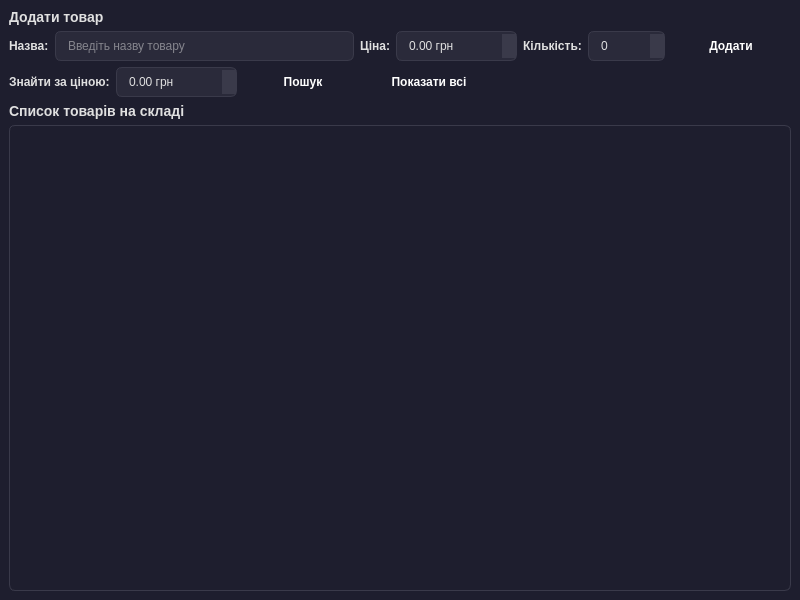
<?xml version="1.0" encoding="UTF-8"?>
<ui version="4.0">
 <class>InventoryWindow</class>
 <widget class="QMainWindow" name="InventoryWindow">
  <property name="geometry">
   <rect>
    <x>0</x>
    <y>0</y>
    <width>800</width>
    <height>600</height>
   </rect>
  </property>
  <property name="windowTitle">
   <string>Система керування складом</string>
  </property>
  <property name="styleSheet">
   <string notr="true">QMainWindow {
    background-color: #1E1E2E;
    color: #E0E0E0;
    font-family: &quot;Segoe UI&quot;, sans-serif;
    font-size: 11pt;
}

QWidget#centralwidget {
    background-color: #1E1E2E;
    border-radius: 10px;
}

QLabel {
    color: #E0E0E0;
    font-weight: bold;
}

QLineEdit, QSpinBox, QDoubleSpinBox {
    background-color: #2A2A3A;
    color: #E0E0E0;
    border: 1px solid #3A3A4A;
    border-radius: 6px;
    padding: 6px 10px;
    selection-background-color: #5A5A6A;
}
QLineEdit:focus, QSpinBox:focus, QDoubleSpinBox:focus {
    border: 1px solid #6A6A7A;
    background-color: #323242;
}

QPushButton {
    background: qlineargradient(x1:0, y1:0, x2:1, y2:1,
                                stop:0 #FF6B9D, stop:0.5 #C06C84, stop:1 #6C5B7B);
    color: #FFFFFF;
    border: none;
    border-radius: 8px;
    padding: 8px 20px;
    font-weight: bold;
    min-width: 80px;
}
QPushButton:hover {
    background: qlineargradient(x1:0, y1:0, x2:1, y2:1,
                                stop:0 #FF85AD, stop:0.5 #D07C94, stop:1 #7C6B8B);
}
QPushButton:pressed {
    background: qlineargradient(x1:0, y1:0, x2:1, y2:1,
                                stop:0 #E5517D, stop:0.5 #A05C74, stop:1 #5C4B6B);
}

QTableWidget {
    background-color: #1E1E2E;
    color: #D0D0D0;
    border: 1px solid #3A3A4A;
    gridline-color: #3A3A4A;
    selection-background-color: #4A4A5A;
    selection-color: #FFFFFF;
    border-radius: 6px;
}

QHeaderView::section {
    background-color: #2A2A3A;
    color: #C0C0C0;
    font-weight: bold;
    border: 1px solid #3A3A4A;
    padding: 6px;
    text-align: center;
}
QHeaderView::section:hover {
    background-color: #323242;
}

QScrollBar:vertical {
    background-color: #2A2A3A;
    width: 12px;
    margin: 0px;
    border-radius: 6px;
}
QScrollBar::handle:vertical {
    background-color: #4A4A5A;
    min-height: 20px;
    border-radius: 6px;
}
QScrollBar::handle:vertical:hover {
    background-color: #5A5A6A;
}
QScrollBar::add-line:vertical, QScrollBar::sub-line:vertical {
    height: 0px;
}
QScrollBar:horizontal {
    background-color: #2A2A3A;
    height: 12px;
    border-radius: 6px;
}
QScrollBar::handle:horizontal {
    background-color: #4A4A5A;
    min-width: 20px;
    border-radius: 6px;
}
QScrollBar::handle:horizontal:hover {
    background-color: #5A5A6A;
}
QScrollBar::add-line:horizontal, QScrollBar::sub-line:horizontal {
    width: 0px;
}

QSpinBox::up-button, QDoubleSpinBox::up-button,
QSpinBox::down-button, QDoubleSpinBox::down-button {
    background-color: #3A3A4A;
    border: none;
}
QSpinBox::up-button:hover, QDoubleSpinBox::up-button:hover,
QSpinBox::down-button:hover, QDoubleSpinBox::down-button:hover {
    background-color: #4A4A5A;
}</string>
  </property>
  <widget class="QWidget" name="centralwidget">
   <layout class="QVBoxLayout" name="verticalLayout">
    <item>
     <widget class="QLabel" name="addLabel">
      <property name="text">
       <string>&lt;h3&gt;Додати товар&lt;/h3&gt;</string>
      </property>
     </widget>
    </item>
    <item>
     <layout class="QHBoxLayout" name="inputLayout">
      <item>
       <widget class="QLabel" name="nameLabel">
        <property name="text">
         <string>Назва:</string>
        </property>
       </widget>
      </item>
      <item>
       <widget class="QLineEdit" name="nameLineEdit">
        <property name="placeholderText">
         <string>Введіть назву товару</string>
        </property>
       </widget>
      </item>
      <item>
       <widget class="QLabel" name="priceLabel">
        <property name="text">
         <string>Ціна:</string>
        </property>
       </widget>
      </item>
      <item>
       <widget class="QDoubleSpinBox" name="priceSpinBox">
        <property name="suffix">
         <string> грн</string>
        </property>
        <property name="decimals">
         <number>2</number>
        </property>
        <property name="maximum">
         <double>1000000.000000000000000</double>
        </property>
       </widget>
      </item>
      <item>
       <widget class="QLabel" name="quantityLabel">
        <property name="text">
         <string>Кількість:</string>
        </property>
       </widget>
      </item>
      <item>
       <widget class="QSpinBox" name="quantitySpinBox">
        <property name="maximum">
         <number>10000</number>
        </property>
       </widget>
      </item>
      <item>
       <widget class="QPushButton" name="addButton">
        <property name="text">
         <string>Додати</string>
        </property>
       </widget>
      </item>
     </layout>
    </item>
    <item>
     <layout class="QHBoxLayout" name="searchLayout">
      <item>
       <widget class="QLabel" name="searchLabel">
        <property name="text">
         <string>Знайти за ціною:</string>
        </property>
       </widget>
      </item>
      <item>
       <widget class="QDoubleSpinBox" name="searchPriceSpinBox">
        <property name="suffix">
         <string> грн</string>
        </property>
        <property name="decimals">
         <number>2</number>
        </property>
        <property name="maximum">
         <double>1000000.000000000000000</double>
        </property>
       </widget>
      </item>
      <item>
       <widget class="QPushButton" name="searchButton">
        <property name="text">
         <string>Пошук</string>
        </property>
       </widget>
      </item>
      <item>
       <widget class="QPushButton" name="showAllButton">
        <property name="text">
         <string>Показати всі</string>
        </property>
       </widget>
      </item>
      <item>
       <spacer name="horizontalSpacer">
        <property name="orientation">
         <enum>Qt::Orientation::Horizontal</enum>
        </property>
        <property name="sizeHint" stdset="0">
         <size>
          <width>40</width>
          <height>20</height>
         </size>
        </property>
       </spacer>
      </item>
     </layout>
    </item>
    <item>
     <widget class="QLabel" name="tableLabel">
      <property name="text">
       <string>&lt;h3&gt;Список товарів на складі&lt;/h3&gt;</string>
      </property>
     </widget>
    </item>
    <item>
     <widget class="QTableWidget" name="tableWidget"/>
    </item>
   </layout>
  </widget>
 </widget>
 <resources/>
 <connections/>
</ui>
